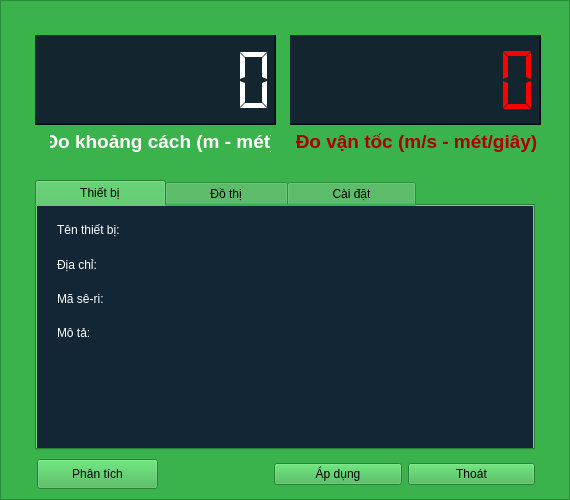
<?xml version="1.0" encoding="UTF-8"?>
<ui version="4.0">
 <class>Sensor_SEN0113</class>
 <widget class="QWidget" name="Sensor_SEN0113">
  <property name="geometry">
   <rect>
    <x>0</x>
    <y>0</y>
    <width>570</width>
    <height>500</height>
   </rect>
  </property>
  <property name="windowTitle">
   <string>Form</string>
  </property>
  <property name="windowIcon">
   <iconset resource="../image.qrc">
    <normaloff>:/image/MOVE0113_Icon.jpg</normaloff>:/image/MOVE0113_Icon.jpg</iconset>
  </property>
  <widget class="QFrame" name="frame">
   <property name="geometry">
    <rect>
     <x>0</x>
     <y>0</y>
     <width>570</width>
     <height>500</height>
    </rect>
   </property>
   <property name="accessibleDescription">
    <string extracomment="s"/>
   </property>
   <property name="autoFillBackground">
    <bool>false</bool>
   </property>
   <property name="styleSheet">
    <string notr="true">background-color: rgb(58, 179, 76);</string>
   </property>
   <property name="frameShape">
    <enum>QFrame::StyledPanel</enum>
   </property>
   <property name="frameShadow">
    <enum>QFrame::Raised</enum>
   </property>
   <widget class="QLabel" name="label">
    <property name="geometry">
     <rect>
      <x>50</x>
      <y>130</y>
      <width>221</width>
      <height>22</height>
     </rect>
    </property>
    <property name="font">
     <font>
      <pointsize>14</pointsize>
      <bold>true</bold>
     </font>
    </property>
    <property name="styleSheet">
     <string notr="true">color: rgb(255, 255,255);</string>
    </property>
    <property name="text">
     <string>Đo khoảng cách (m - mét)</string>
    </property>
    <property name="alignment">
     <set>Qt::AlignCenter</set>
    </property>
   </widget>
   <widget class="QLCDNumber" name="lcdNumber_DISTANCE">
    <property name="geometry">
     <rect>
      <x>35</x>
      <y>35</y>
      <width>241</width>
      <height>90</height>
     </rect>
    </property>
    <property name="styleSheet">
     <string notr="true">background-color: #132630;
color: rgb(255, 255,255);</string>
    </property>
    <property name="frameShape">
     <enum>QFrame::WinPanel</enum>
    </property>
    <property name="lineWidth">
     <number>1</number>
    </property>
    <property name="smallDecimalPoint">
     <bool>false</bool>
    </property>
    <property name="digitCount">
     <number>7</number>
    </property>
    <property name="segmentStyle">
     <enum>QLCDNumber::Flat</enum>
    </property>
    <property name="value" stdset="0">
     <double>0.000000000000000</double>
    </property>
    <property name="intValue" stdset="0">
     <number>0</number>
    </property>
   </widget>
   <widget class="QTabWidget" name="tabWidget">
    <property name="geometry">
     <rect>
      <x>35</x>
      <y>180</y>
      <width>500</width>
      <height>270</height>
     </rect>
    </property>
    <property name="font">
     <font>
      <bold>false</bold>
     </font>
    </property>
    <property name="autoFillBackground">
     <bool>false</bool>
    </property>
    <property name="styleSheet">
     <string notr="true">background-color: rgb(58, 179, 76);</string>
    </property>
    <property name="currentIndex">
     <number>0</number>
    </property>
    <widget class="QWidget" name="tab_1">
     <property name="styleSheet">
      <string notr="true">background-color: #132635;</string>
     </property>
     <attribute name="title">
      <string>          Thiết bị          </string>
     </attribute>
     <widget class="QWidget" name="verticalLayoutWidget">
      <property name="geometry">
       <rect>
        <x>20</x>
        <y>10</y>
        <width>111</width>
        <height>131</height>
       </rect>
      </property>
      <layout class="QVBoxLayout" name="verticalLayout_2">
       <item>
        <widget class="QLabel" name="label_4">
         <property name="styleSheet">
          <string notr="true">color: rgb(255, 255, 255);
background-color: #132635;</string>
         </property>
         <property name="text">
          <string>Tên thiết bị:</string>
         </property>
        </widget>
       </item>
       <item>
        <widget class="QLabel" name="label_6">
         <property name="styleSheet">
          <string notr="true">background-color: #132635;
color: rgb(255, 255, 255);</string>
         </property>
         <property name="text">
          <string>Địa chỉ:</string>
         </property>
        </widget>
       </item>
       <item>
        <widget class="QLabel" name="label_7">
         <property name="styleSheet">
          <string notr="true">background-color: #132635;
color: rgb(255, 255, 255);</string>
         </property>
         <property name="text">
          <string>Mã sê-ri:</string>
         </property>
        </widget>
       </item>
       <item>
        <widget class="QLabel" name="label_5">
         <property name="styleSheet">
          <string notr="true">background-color: #132635;
color: rgb(255, 255, 255);</string>
         </property>
         <property name="text">
          <string>Mô tả:</string>
         </property>
        </widget>
       </item>
      </layout>
     </widget>
     <widget class="QWidget" name="verticalLayoutWidget_2">
      <property name="geometry">
       <rect>
        <x>160</x>
        <y>10</y>
        <width>451</width>
        <height>101</height>
       </rect>
      </property>
      <layout class="QVBoxLayout" name="verticalLayout_3">
       <item>
        <widget class="QLabel" name="label_Name">
         <property name="styleSheet">
          <string notr="true">color: rgb(255, 255, 255);
background-color: #132635;</string>
         </property>
         <property name="text">
          <string/>
         </property>
        </widget>
       </item>
       <item>
        <widget class="QLabel" name="label_Address">
         <property name="styleSheet">
          <string notr="true">color: rgb(255, 255, 255);
background-color: #132635;</string>
         </property>
         <property name="text">
          <string/>
         </property>
        </widget>
       </item>
       <item>
        <widget class="QLabel" name="label_SerialNumber">
         <property name="styleSheet">
          <string notr="true">color: rgb(255, 255, 255);
background-color: #132635;</string>
         </property>
         <property name="text">
          <string/>
         </property>
        </widget>
       </item>
      </layout>
     </widget>
     <widget class="QWidget" name="verticalLayoutWidget_3">
      <property name="geometry">
       <rect>
        <x>160</x>
        <y>110</y>
        <width>451</width>
        <height>151</height>
       </rect>
      </property>
      <layout class="QVBoxLayout" name="verticalLayout_4">
       <item>
        <widget class="QLabel" name="label_Description">
         <property name="styleSheet">
          <string notr="true">color: rgb(255, 255, 255);
background-color: #132635;</string>
         </property>
         <property name="text">
          <string/>
         </property>
         <property name="alignment">
          <set>Qt::AlignLeading|Qt::AlignLeft|Qt::AlignTop</set>
         </property>
        </widget>
       </item>
      </layout>
     </widget>
    </widget>
    <widget class="QWidget" name="tab_2">
     <property name="styleSheet">
      <string notr="true">background-color: #132635;</string>
     </property>
     <attribute name="title">
      <string>          Đồ thị          </string>
     </attribute>
     <widget class="QWidget" name="verticalLayoutWidget_4">
      <property name="geometry">
       <rect>
        <x>0</x>
        <y>0</y>
        <width>501</width>
        <height>231</height>
       </rect>
      </property>
      <layout class="QVBoxLayout" name="verticalLayout_5"/>
     </widget>
    </widget>
    <widget class="QWidget" name="tab_3">
     <property name="styleSheet">
      <string notr="true">background-color: #132635;</string>
     </property>
     <attribute name="title">
      <string>          Cài đặt          </string>
     </attribute>
     <widget class="QLabel" name="label_3">
      <property name="geometry">
       <rect>
        <x>20</x>
        <y>61</y>
        <width>141</width>
        <height>22</height>
       </rect>
      </property>
      <property name="styleSheet">
       <string notr="true">color: rgb(255, 255, 255);</string>
      </property>
      <property name="text">
       <string>Hiệu chuẩn thiết bị.</string>
      </property>
     </widget>
     <widget class="QLineEdit" name="lineEdit_Calib1">
      <property name="geometry">
       <rect>
        <x>180</x>
        <y>91</y>
        <width>101</width>
        <height>30</height>
       </rect>
      </property>
      <property name="styleSheet">
       <string notr="true">background-color: rgb(255, 255, 255);</string>
      </property>
      <property name="text">
       <string>1</string>
      </property>
     </widget>
     <widget class="QLabel" name="label_8">
      <property name="geometry">
       <rect>
        <x>40</x>
        <y>95</y>
        <width>141</width>
        <height>22</height>
       </rect>
      </property>
      <property name="styleSheet">
       <string notr="true">color: rgb(255, 255, 255);</string>
      </property>
      <property name="text">
       <string>Giá trị đo chuẩn:</string>
      </property>
     </widget>
     <widget class="QPushButton" name="pushButton_Calib">
      <property name="geometry">
       <rect>
        <x>350</x>
        <y>91</y>
        <width>131</width>
        <height>30</height>
       </rect>
      </property>
      <property name="text">
       <string>Hiệu chuẩn</string>
      </property>
     </widget>
     <widget class="QLabel" name="label_9">
      <property name="geometry">
       <rect>
        <x>290</x>
        <y>96</y>
        <width>51</width>
        <height>22</height>
       </rect>
      </property>
      <property name="styleSheet">
       <string notr="true">color: rgb(255, 255, 255);</string>
      </property>
      <property name="text">
       <string>( m )</string>
      </property>
     </widget>
     <widget class="QPushButton" name="pushButton_Calib_2">
      <property name="geometry">
       <rect>
        <x>180</x>
        <y>21</y>
        <width>301</width>
        <height>30</height>
       </rect>
      </property>
      <property name="text">
       <string>Hiệu chỉnh (Zero)</string>
      </property>
     </widget>
     <widget class="QLabel" name="label_10">
      <property name="geometry">
       <rect>
        <x>20</x>
        <y>25</y>
        <width>151</width>
        <height>22</height>
       </rect>
      </property>
      <property name="styleSheet">
       <string notr="true">color: rgb(255, 255, 255);</string>
      </property>
      <property name="text">
       <string>Điều chỉnh độ lệch 0:</string>
      </property>
     </widget>
     <widget class="Line" name="line_3">
      <property name="geometry">
       <rect>
        <x>20</x>
        <y>130</y>
        <width>461</width>
        <height>16</height>
       </rect>
      </property>
      <property name="orientation">
       <enum>Qt::Horizontal</enum>
      </property>
     </widget>
     <widget class="QGroupBox" name="groupBox_2">
      <property name="geometry">
       <rect>
        <x>20</x>
        <y>140</y>
        <width>321</width>
        <height>71</height>
       </rect>
      </property>
      <property name="styleSheet">
       <string notr="true">color: rgb(255, 255, 255);</string>
      </property>
      <property name="title">
       <string>Cài đặt chung</string>
      </property>
      <widget class="QLabel" name="label_13">
       <property name="geometry">
        <rect>
         <x>20</x>
         <y>30</y>
         <width>131</width>
         <height>22</height>
        </rect>
       </property>
       <property name="styleSheet">
        <string notr="true">color: rgb(255, 255, 255);</string>
       </property>
       <property name="text">
        <string>Thời gian lấy mẫu :</string>
       </property>
      </widget>
      <widget class="QSpinBox" name="spinBox_SampleTimer">
       <property name="geometry">
        <rect>
         <x>160</x>
         <y>11</y>
         <width>101</width>
         <height>61</height>
        </rect>
       </property>
       <property name="styleSheet">
        <string notr="true">background-color: rgb(255, 255, 255);
color: rgb(0, 0, 0);</string>
       </property>
       <property name="minimum">
        <number>1</number>
       </property>
       <property name="maximum">
        <number>99999</number>
       </property>
      </widget>
      <widget class="QLabel" name="label_14">
       <property name="geometry">
        <rect>
         <x>270</x>
         <y>34</y>
         <width>31</width>
         <height>22</height>
        </rect>
       </property>
       <property name="styleSheet">
        <string notr="true">color: rgb(255, 255, 255);</string>
       </property>
       <property name="text">
        <string>(ms)</string>
       </property>
      </widget>
     </widget>
    </widget>
   </widget>
   <widget class="QWidget" name="horizontalLayoutWidget">
    <property name="geometry">
     <rect>
      <x>274</x>
      <y>458</y>
      <width>261</width>
      <height>32</height>
     </rect>
    </property>
    <layout class="QHBoxLayout" name="horizontalLayout">
     <item>
      <widget class="QPushButton" name="pushButton_Apply">
       <property name="text">
        <string>Áp dụng</string>
       </property>
      </widget>
     </item>
     <item>
      <widget class="QPushButton" name="pushButton_Exit">
       <property name="text">
        <string>Thoát</string>
       </property>
      </widget>
     </item>
    </layout>
   </widget>
   <widget class="QPushButton" name="pushButton_ChartZoom">
    <property name="geometry">
     <rect>
      <x>37</x>
      <y>459</y>
      <width>121</width>
      <height>30</height>
     </rect>
    </property>
    <property name="text">
     <string>Phân tích</string>
    </property>
   </widget>
   <widget class="QLCDNumber" name="lcdNumber_VELOCITY">
    <property name="geometry">
     <rect>
      <x>290</x>
      <y>35</y>
      <width>251</width>
      <height>90</height>
     </rect>
    </property>
    <property name="styleSheet">
     <string notr="true">background-color: #132630;
color: rgb(255, 0,0);</string>
    </property>
    <property name="frameShape">
     <enum>QFrame::WinPanel</enum>
    </property>
    <property name="lineWidth">
     <number>1</number>
    </property>
    <property name="smallDecimalPoint">
     <bool>false</bool>
    </property>
    <property name="digitCount">
     <number>7</number>
    </property>
    <property name="segmentStyle">
     <enum>QLCDNumber::Flat</enum>
    </property>
    <property name="value" stdset="0">
     <double>0.000000000000000</double>
    </property>
    <property name="intValue" stdset="0">
     <number>0</number>
    </property>
   </widget>
   <widget class="QLabel" name="label_2">
    <property name="geometry">
     <rect>
      <x>296</x>
      <y>130</y>
      <width>241</width>
      <height>22</height>
     </rect>
    </property>
    <property name="font">
     <font>
      <pointsize>14</pointsize>
      <bold>true</bold>
     </font>
    </property>
    <property name="styleSheet">
     <string notr="true">color: rgb(170, 0, 0);</string>
    </property>
    <property name="text">
     <string>Đo vận tốc (m/s - mét/giây)</string>
    </property>
    <property name="alignment">
     <set>Qt::AlignCenter</set>
    </property>
   </widget>
  </widget>
 </widget>
 <resources>
  <include location="../image.qrc"/>
 </resources>
 <connections/>
</ui>
